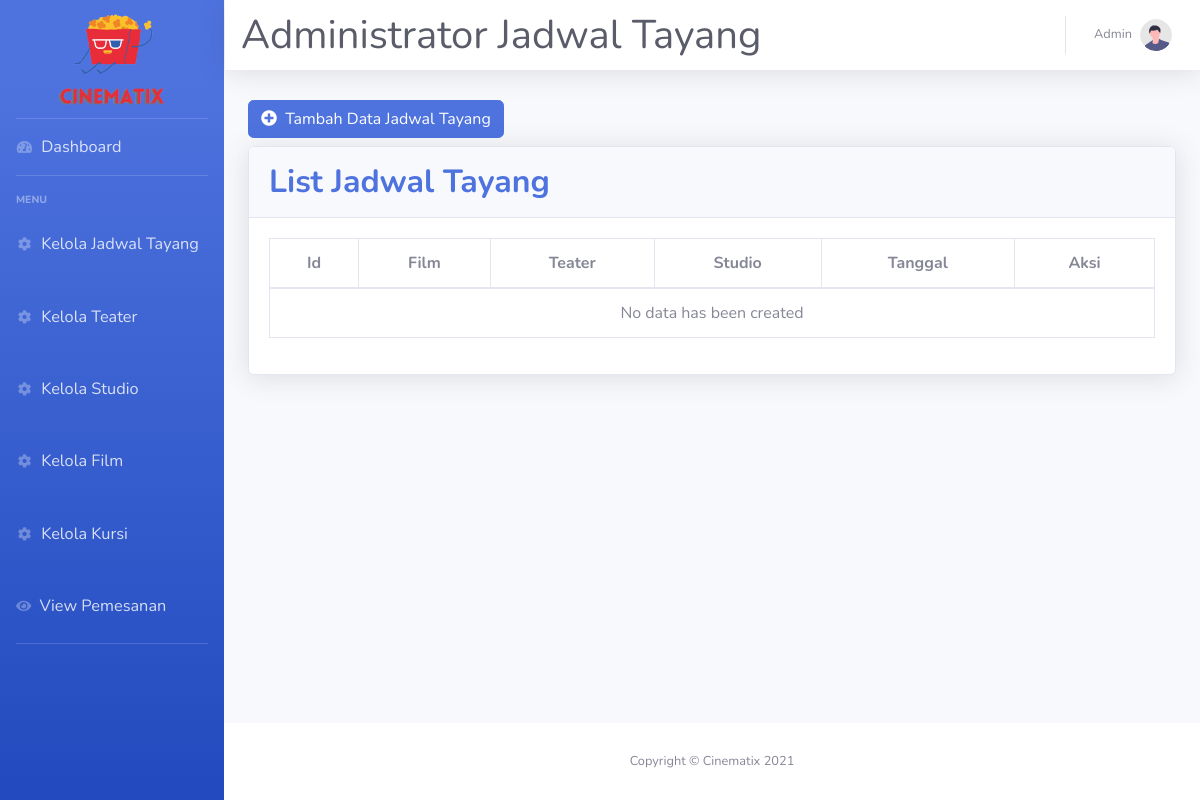
The page /index.php/jadwaltayang on the database as committed earlier.
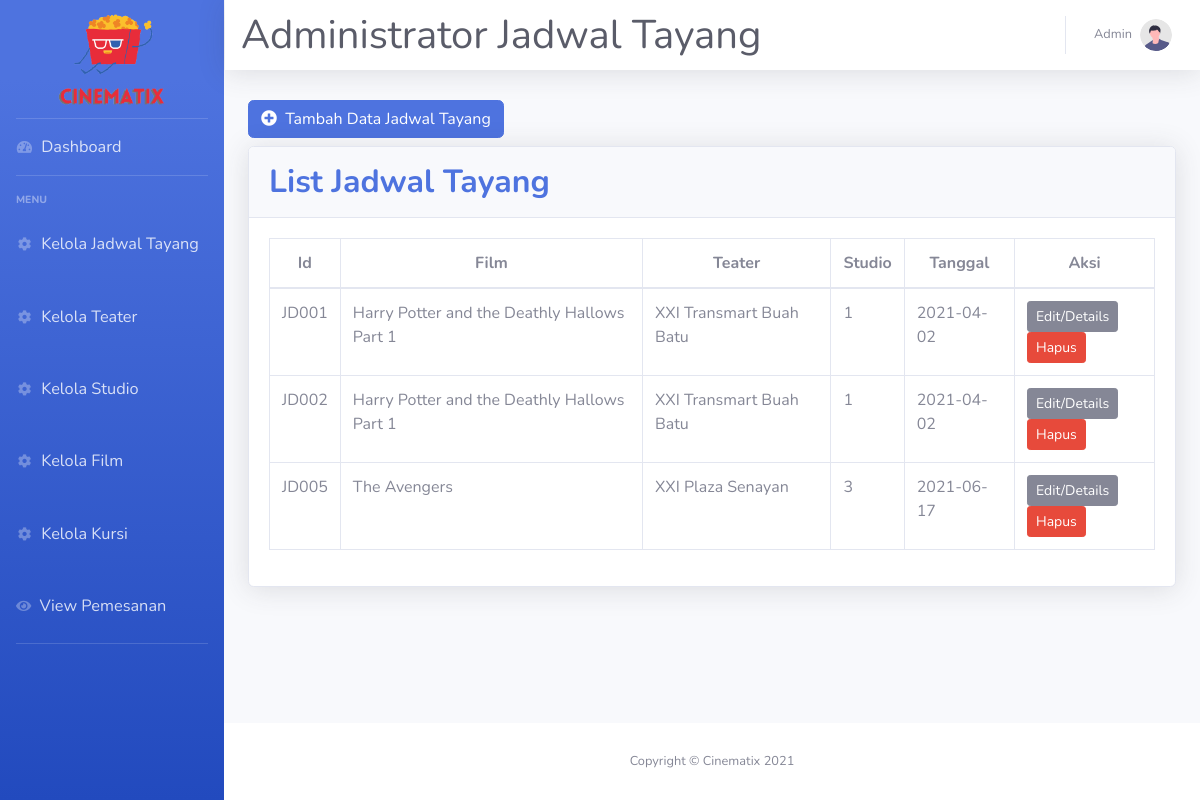
The same page on the database as committed later.
### tables this page shows
CREATE TABLE `jadwaltayang` (
  `idJadwalTayang` varchar(5) NOT NULL,
  `idFilm` varchar(5) NOT NULL,
  `idTeater` varchar(5) NOT NULL,
  `idStudio` varchar(5) NOT NULL,
  `WaktuMulai` varchar(10) DEFAULT NULL,
  `WaktuSelesai` varchar(10) DEFAULT NULL,
  `TglTayang` date NOT NULL,
  `Harga` varchar(10) NOT NULL
);

CREATE TABLE `film` (
  `idFilm` varchar(5) NOT NULL,
  `JudulFilm` varchar(50) NOT NULL,
  `Durasi` int(3) NOT NULL,
  `Sinopsis` varchar(500) NOT NULL
);

CREATE TABLE `teater` (
  `idTeater` varchar(5) NOT NULL,
  `NamaTeater` varchar(50) NOT NULL
);

CREATE TABLE `studio` (
  `idStudio` varchar(5) NOT NULL,
  `NomorStudio` varchar(2) NOT NULL,
  `TipeStudio` varchar(10) NOT NULL,
  `idTeater` varchar(5) NOT NULL
);

### application/controllers/JadwalTayang.php (called while the page is built, shortened)
<?php
class JadwalTayang extends CI_Controller
{
    public function __construct()
    {
        $this->load->library('form_validation');
        $this->load->model('JadwalTayang_Model');
        $this->load->model('Studio_Model');
        $this->load->model('Teater_Model');
        $this->load->model('Film_Model');
        $this->load->helper('form');
    }
    public function index()
    {
        $data['judul'] = 'Jadwal Tayang';
        $data['jadwal_tayang'] = $this->JadwalTayang_Model->getAllJadwalTayang();
        $data['studio'] = $this->Studio_Model->getAllStudio();
        $data['teater'] = $this->Teater_Model->getAllTeater();
        $data['film'] = $this->Film_Model->getAllFilm();
        $this->load->view('templates/header_admin.php', $data);
        $this->load->view('Admin/KelolaJadwalTayang.php');
        $this->load->view('templates/footer_admin.php');
    }
}

### index.php (called while the page is built, shortened)
<?php
require_once BASEPATH.'core/CodeIgniter.php';

### application/models/JadwalTayang_Model.php (called while the page is built, shortened)
<?php
class JadwalTayang_Model extends CI_model
{
    public function getAllJadwalTayang()
    {
        $this->db->select('jadwaltayang.*,film.JudulFilm as judul, teater.NamaTeater as namateater, studio.NomorStudio as nostudio');
        $this->db->from('jadwaltayang');
        $this->db->join('film', 'film.idFilm = jadwaltayang.idFilm');
        $this->db->join('teater', 'teater.idTeater = jadwaltayang.idTeater');
        $this->db->join('studio', 'studio.idStudio = jadwaltayang.idStudio');
        return $this->db->get()->result_array();
    }
}

### application/views/Admin/KelolaJadwalTayang.php (the view, shortened to what this page needs)
<div class="container-fluid" style="margin-top:100px">
    <div class="row">
        <div class="col-md-6">
            <a href="#" class="btn btn-primary addJadwalTayangbtn mb-2" data-toggle="modal" data-target="#jadwaltayangModal"><i class="fa fa-plus-circle mr-1"></i> Tambah Data Jadwal Tayang</a>
        </div>
    </div>
    <div class="card shadow mb-4">
        <div class="card-header py-3">
            <h2 class="m-0 font-weight-bold text-primary">List Jadwal Tayang</h2>
        </div>
        <div class="card-body">
            <div class="table-responsive">
                <table class="table table-bordered" id="dataTable" width="100%" cellspacing="0">
                    <thead style="text-align:center;">
                        <tr>
                            <th>Id</th>
                            <th>Film</th>
                            <th>Teater</th>
                            <th>Studio</th>
                            <th>Tanggal</th>
                            <th width="140px">Aksi</th>
                        </tr>
                    </thead>
                    <tbody>
                        <?php if (empty($jadwal_tayang)) : ?>
                            <tr>
                                <td colspan="6" align="center">No data has been created</td>
                            </tr>
                        <?php else : ?>
                            <?php foreach ($jadwal_tayang as $jd) : ?>
                                <tr>
                                    <td><?= $jd['idJadwalTayang']; ?></td>
                                    <td><?= $jd['judul']; ?></td>
                                    <td><?= $jd['namateater']; ?></td>
                                    <td><?= $jd['nostudio']; ?></td>
                                    <td><?= $jd['TglTayang']; ?></td>
                                    <td>
                                        <a href="#" class="btn btn-secondary btn-sm EditJadwalTayangbtn" data-toggle="modal" data-target="#jadwaltayangModal" data-id="<?= $jd['idJadwalTayang']; ?>">
                                            <span class="text">Edit/Details</span>
                                        </a>
                                        <a href="<?= base_url(); ?>JadwalTayang/delJadwalTayang/<?= $jd['idJadwalTayang']; ?>" class="btn btn-danger btn-sm delJadwalTayangbtn" onclick="return confirm('Apakah Anda yakin untuk menghapus data ini ?');">
                                            <span class="text">Hapus</span>
                                        </a>
                                    </td>
                                </tr>
                            <?php endforeach; ?>
                        <?php endif; ?>
                    </tbody>
                </table>
            </div>
        </div>
    </div>
</div>
</div>

### application/views/templates/header_admin.php (shortened to what this page needs)
<!DOCTYPE html>
<html lang="en">
<head>
    <link href="<?= base_url(); ?>assets/vendor/fontawesome-free/css/all.min.css" rel="stylesheet" type="text/css">
    <link href="<?= base_url(); ?>assets/css/sb-admin-2.min.css" rel="stylesheet">
    <link href="<?= base_url(); ?>assets/vendor/datatables/dataTables.bootstrap4.min.css" rel="stylesheet">
    <link rel="stylesheet" href="<?= base_url(); ?>assets/css/admin.css">
</head>
<body id="page-top">
    <div id="wrapper">
        <ul class="navbar-nav bg-gradient-primary sidebar sidebar-dark accordion" id="accordionSidebar">
            <a class="sidebar-brand d-flex align-items-center justify-content-center my-4" href="<?= base_url(); ?>Admin">
                <img src="<?= base_url();?>assets/img/logo.png" width=150 height=150 alt="">
            </a>
            <li class="nav-item">
                <a class="nav-link sidebarlink" href="<?= base_url('Admin'); ?>">
                    <i class="fas fa-fw fa-tachometer-alt"></i>
                    <span style="font-size:102%;">Dashboard</span>
                </a>
            </li>
            <hr class="sidebar-divider">
            <div class="sidebar-heading">
                Menu
            </div>
            <li class="nav-item">
                <a class="nav-link collapsed px-3 py-4 sidebarlink" href="<?= base_url('JadwalTayang'); ?>" data-target="#collapseTwo"
                    aria-expanded="true" aria-controls="collapseTwo">
                    <i class="fas fa-fw fa-cog"></i>
                    <span style="font-size:102%;">Kelola Jadwal Tayang</span>
                </a>
                <a class="nav-link collapsed py-4 sidebarlink" href="<?= base_url('Teater'); ?>"  data-target="#collapseTwo"
                    aria-expanded="true" aria-controls="collapseTwo">
                    <i class="fas fa-fw fa-cog"></i>
                    <span style="font-size:102%;">Kelola Teater</span>
                </a>
                <a class="nav-link collapsed py-4 sidebarlink" href="<?= base_url('Studio'); ?>"  data-target="#collapseTwo"
                    aria-expanded="true" aria-controls="collapseTwo">
                    <i class="fas fa-fw fa-cog"></i>
                    <span style="font-size:102%;">Kelola Studio</span>
                </a>
                <a class="nav-link collapsed py-4 sidebarlink" href="<?= base_url('Film'); ?>"  data-target="#collapseTwo"
                    aria-expanded="true" aria-controls="collapseTwo">
                    <i class="fas fa-fw fa-cog"></i>
                    <span style="font-size:102%;">Kelola Film</span>
                </a>
                <a class="nav-link collapsed py-4 sidebarlink" href="<?= base_url('Kursi'); ?>"  data-target="#collapseTwo"
                    aria-expanded="true" aria-controls="collapseTwo">
                    <i class="fas fa-fw fa-cog"></i>
                    <span style="font-size:102%;">Kelola Kursi</span>
                </a>
                <a class="nav-link collapsed py-4 sidebarlink" href="<?= base_url('Pemesanan'); ?>"  data-target="#collapseTwo"
                    aria-expanded="true" aria-controls="collapseTwo">
                    <i class="fa fa-eye"></i>
                    <span style="font-size:102%;">View Pemesanan</span>
                </a>
            </li>
            <hr class="sidebar-divider d-none d-md-block">
        </ul>
        <div id="content-wrapper" class="d-flex flex-column">
            <div id="content">
                <nav class="navbar navbar-expand navbar-light fixed-top bg-white topbar shadow">
                    <h1 class="text-dark font-weight-normal mt-2" style="left: auto;"> Administrator <?= $judul; ?></h1>
                    <ul class="navbar-nav ml-auto ">
                        <li class="nav-item dropdown no-arrow">
                            <a class="nav-link dropdown-toggle" href="#" id="userDropdown" role="button"
                                data-toggle="dropdown" aria-haspopup="true" aria-expanded="false">
                                <span class="mr-2 d-none d-lg-inline text-gray-600 small">Admin</span>
                                <img class="img-profile rounded-circle"
                                    src="<?= base_url(); ?>assets/img/undraw_profile.svg">
                            </a>
                        </li>
                    </ul>
                </nav>

### application/views/templates/footer_admin.php
            <footer class="sticky-footer bg-white" style="bottom:0;right:0;left:0;">
                <div class="container my-auto">
                    <div class="copyright text-center my-auto">
                        <span>Copyright &copy; Cinematix 2021</span>
                    </div>
                </div>
            </footer>
        </div>
    </div>
</body>

### assets/css/admin.css (style rules this page uses)
.navbar { right:0; left:225px }

Rows that differ between the two databases and show on the page:
added jadwaltayang: idJadwalTayang "JD001", idFilm.JudulFilm "Harry Potter and the Deathly Hallows Part 1", idTeater.NamaTeater "XXI Transmart Buah Batu", idStudio.NomorStudio "1", TglTayang "2021-04-02"
added jadwaltayang: idJadwalTayang "JD002", idFilm.JudulFilm "Harry Potter and the Deathly Hallows Part 1", idTeater.NamaTeater "XXI Transmart Buah Batu", idStudio.NomorStudio "1", TglTayang "2021-04-02"
added jadwaltayang: idJadwalTayang "JD005", idFilm.JudulFilm "The Avengers", idTeater.NamaTeater "XXI Plaza Senayan", idStudio.NomorStudio "3", TglTayang "2021-06-17"
Other text that changed with them:
text no longer shown: "No data has been created"
